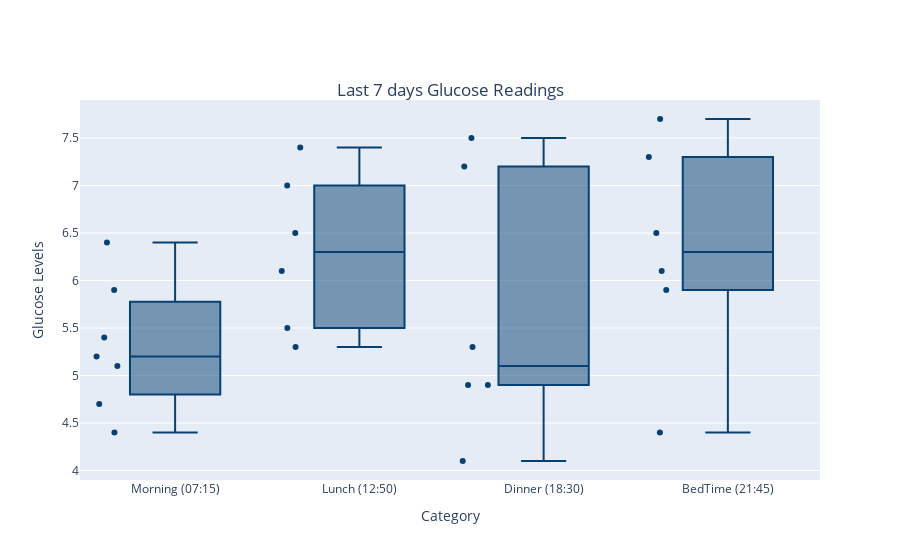

Notebook code cell kept with this figure:
### Code cell
# Convert the DataFrame to long format for Plotly Express
glucose_df_last_week_long = glucose_df_last_week[['Morning (07:15)','Lunch (12:50)', 
                              'Dinner (18:30)', 'BedTime (21:45)']]\
                              .melt(var_name='Category', value_name='Value')

# Define specific colors for each line
colors = ['#074173']

# Create the box plot
fig = px.box(glucose_df_last_week_long, x='Category', y='Value', 
             title='Last 7 days Glucose Readings', points="all",
             color_discrete_sequence=colors)

fig.update_layout(
    title = {'y':0.85,
             'x':0.5,
             'xanchor': 'center',
             'yanchor': 'top'})

# Update layout to change minimum value on y-axis
fig.update_layout(
    yaxis=dict(title='Glucose Levels')  # Set minimum y-axis value to 50
)

fig.show()

### Figure 1 — Plotly figure (JSON) as saved in the notebook; plotly's stock layout.template omitted (floating-point values rounded to 4 significant figures)
{"data": [{"alignmentgroup": "True", "boxpoints": "all", "hovertemplate": "Category=%{x}<br>Value=%{y}<extra></extra>", "legendgroup": "", "marker": {"color": "#074173"}, "name": "", "notched": false, "offsetgroup": "", "orientation": "v", "showlegend": false, "type": "box", "x": ["Morning (07:15)", "Morning (07:15)", "Morning (07:15)", "Morning (07:15)", "Morning (07:15)", "Morning (07:15)", "Morning (07:15)", "Lunch (12:50)", "Lunch (12:50)", "Lunch (12:50)", "Lunch (12:50)", "Lunch (12:50)", "Lunch (12:50)", "Lunch (12:50)", "Dinner (18:30)", "Dinner (18:30)", "Dinner (18:30)", "Dinner (18:30)", "Dinner (18:30)", "Dinner (18:30)", "Dinner (18:30)", "BedTime (21:45)", "BedTime (21:45)", "BedTime (21:45)", "BedTime (21:45)", "BedTime (21:45)", "BedTime (21:45)", "BedTime (21:45)"], "x0": " ", "xaxis": "x", "y": [5.9, 5.2, 6.4, 5.4, 4.4, 5.1, 4.7, 6.5, 7.4, 5.5, 7, 6.1, 5.3, null, 7.5, 5.3, 4.9, 4.1, 7.2, 4.9, null, 5.9, 7.3, 4.4, 6.1, 7.7, 6.5, null], "y0": " ", "yaxis": "y"}], "layout": {"boxmode": "group", "legend": {"tracegroupgap": 0}, "title": {"text": "Last 7 days Glucose Readings", "x": 0.5, "xanchor": "center", "y": 0.85, "yanchor": "top"}, "xaxis": {"anchor": "y", "domain": [0, 1], "title": {"text": "Category"}}, "yaxis": {"anchor": "x", "domain": [0, 1], "title": {"text": "Glucose Levels"}}}}
